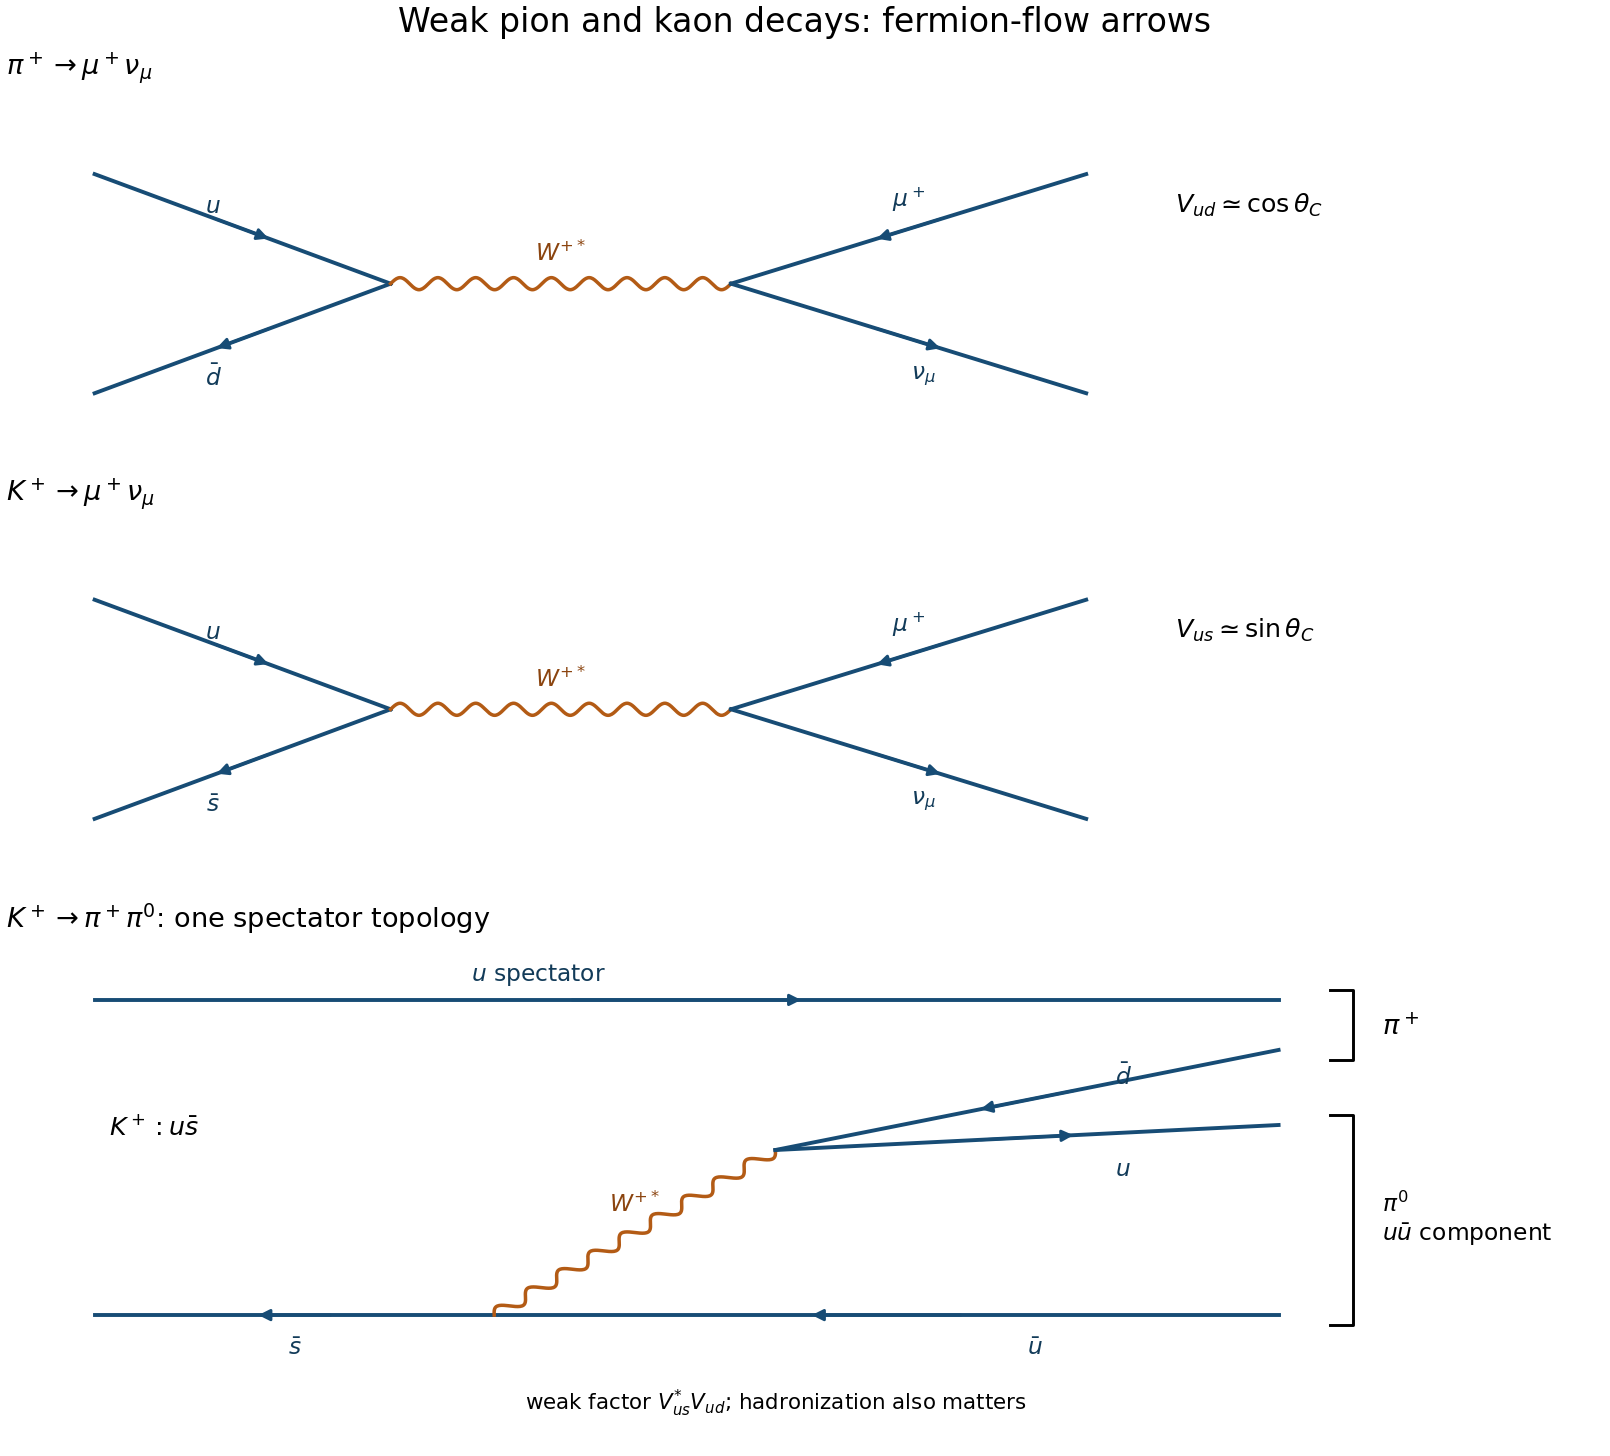

Write Python code to recreate this figure.
from pathlib import Path
import numpy as np
import matplotlib
matplotlib.use("Agg")
import matplotlib.pyplot as plt
plt.rcParams.update({"font.size": 12, "figure.facecolor": "white", "axes.facecolor": "white", "savefig.facecolor": "white", "font.family": "DejaVu Sans"})
def fermion(ax,a,b,label,anti=False,offset=(0,0.14)):
    a,b=np.array(a,dtype=float),np.array(b,dtype=float)
    ax.plot([a[0],b[0]],[a[1],b[1]],color="#174c75",lw=2)
    p,q=(a+.40*(b-a),a+.60*(b-a))
    if anti:p,q=q,p
    ax.annotate("",xy=q,xytext=p,arrowprops=dict(arrowstyle="-|>",color="#174c75",lw=1.5,mutation_scale=12))
    m=(a+b)/2+offset
    ax.text(*m,label,ha="center",va="bottom",color="#123b59")
def boson(ax,a,b,label):
    a,b=np.array(a,dtype=float),np.array(b,dtype=float)
    d=b-a; n=np.array([-d[1],d[0]])/np.linalg.norm(d)
    t=np.linspace(0,1,400);v=a[:,None]+d[:,None]*t+0.055*n[:,None]*np.sin(2*np.pi*9*t)
    ax.plot(v[0],v[1],color="#b35b15",lw=1.8)
    ax.text(*((a+b)/2+np.array([0,0.16])),label,ha="center",va="bottom",color="#8b440f")

fig,axs=plt.subplots(3,1,figsize=(11.5,10.4),layout="constrained",height_ratios=[1,1,1.35])
for ax,antiq,name,factor in [(axs[0],r"$\bar d$",r"$\pi^+\to\mu^+\nu_\mu$",r"$V_{ud}\simeq\cos\theta_C$"),(axs[1],r"$\bar s$",r"$K^+\to\mu^+\nu_\mu$",r"$V_{us}\simeq\sin\theta_C$")]:
    fermion(ax,(0,1),(2,0),r"$u$",offset=(-.2,.1))
    fermion(ax,(0,-1),(2,0),antiq,anti=True,offset=(-.2,-.48))
    boson(ax,(2,0),(4.3,0),r"$W^{+*}$")
    fermion(ax,(4.3,0),(6.7,1),r"$\mu^+$",anti=True)
    fermion(ax,(4.3,0),(6.7,-1),r"$\nu_\mu$",offset=(.1,-.45))
    ax.text(7.3,.65,factor,fontsize=13)
    ax.set_title(name,loc="left",fontsize=14)
    ax.set(xlim=(-.6,10.2),ylim=(-1.65,1.8));ax.axis("off")
ax=axs[2]
fermion(ax,(0,2.5),(8,2.5),r"$u$ spectator",offset=(-1,.12))
fermion(ax,(0,-.65),(2.7,-.65),r"$\bar s$",anti=True,offset=(0,-.45))
fermion(ax,(2.7,-.65),(8,-.65),r"$\bar u$",anti=True,offset=(1,-.45))
boson(ax,(2.7,-.65),(4.6,1.0),r"$W^{+*}$")
fermion(ax,(4.6,1),(8,1.25),r"$u$",offset=(.65,-.43))
fermion(ax,(4.6,1),(8,2.0),r"$\bar d$",anti=True,offset=(.65,.1))
ax.plot([8.35,8.5,8.5,8.35],[2.6,2.6,1.9,1.9],color="black")
ax.text(8.7,2.22,r"$\pi^+$",va="center",fontsize=14)
ax.plot([8.35,8.5,8.5,8.35],[1.35,1.35,-.75,-.75],color="black")
ax.text(8.7,.3,r"$\pi^0$"+"\n"+r"$u\bar u$ component",va="center",fontsize=12)
ax.text(.1,1.15,r"$K^+:u\bar s$",fontsize=13)
ax.text(4.6,-1.6,r"weak factor $V_{us}^{*}V_{ud}$; hadronization also matters",ha="center",fontsize=11)
ax.set_title(r"$K^+\to\pi^+\pi^0$: one spectator topology",loc="left",fontsize=14)
ax.set(xlim=(-.6,10.2),ylim=(-2,3.1));ax.axis("off")
fig.suptitle("Weak pion and kaon decays: fermion-flow arrows",fontsize=17)
fig.savefig(Path.cwd()/Path(__file__).with_suffix(".png").name,dpi=140,transparent=False)
